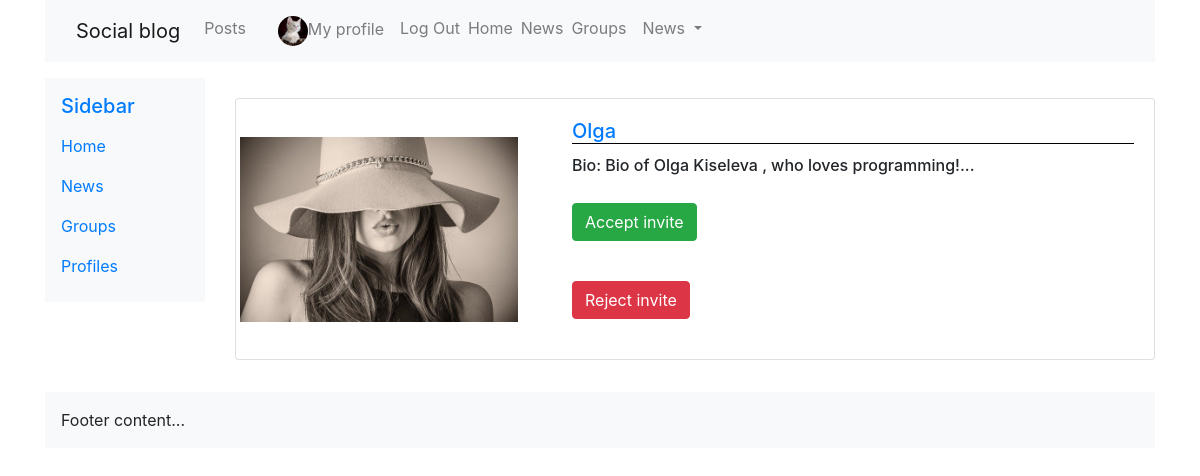
Page /profiles/my_invites/ (signed in) on the earlier database version.
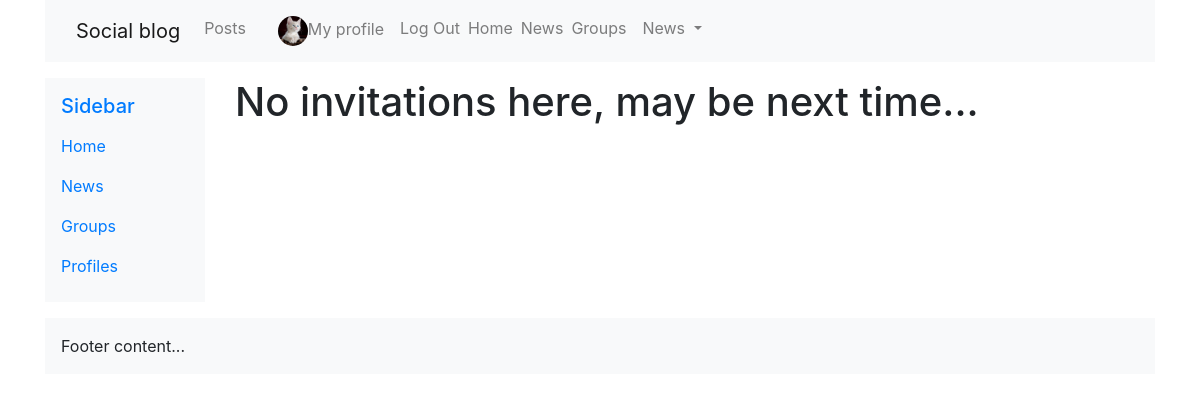
Same page on the later database version.
### profiles/models.py (models this page shows, shortened)
class Profile(models.Model):
    first_name = models.CharField(max_length=100, blank=True)
    last_name = models.CharField(max_length=100, blank=True)
    user = models.OneToOneField(User, on_delete=models.CASCADE)
    bio = models.TextField(default='No bio...')
    friends = models.ManyToManyField(User, related_name='friends', blank=True)
    email = models.EmailField(max_length=200, blank=True)
    country = models.CharField(max_length=200,blank=True)
    avatar = models.ImageField(default='avatar.png', upload_to='avatars/')
    slug = models.SlugField(unique=True, blank=True)
    updated = models.DateTimeField(auto_now=True)
    created = models.DateTimeField(auto_now_add=True)
    objects = ProfileManager()
    def get_absolute_url(self):
        return reverse('profiles:profile_detail_view', kwargs={'slug': self.slug})
    __initial_first_name = None
    __initial_last_name = None
    def __init__(self, *args, **kwargs):
        super().__init__(*args, **kwargs)
        self.__initial_first_name = self.first_name
        self.__initial_last_name = self.last_name
    class Meta:
        ordering = ['-created',]

### profiles/views.py (the view)
# urls.py: path('my_invites/', views.invites_received_view, name='my_invites_view'),
@login_required
def invites_received_view(request):
    profile = Profile.objects.get(user=request.user)
    qs = Relationship.objects.invitations_received(profile)
    results = list(map(lambda x: x.sender, qs))
    is_empty = False
    if len(results) == 0:
        is_empty = True
    context = {
        'qs': results,
        'is_empty': is_empty,
    }
    return render(request, 'profiles/my_invites.html', context)

### profiles/context_processors.py (called while the page is built)
def profile_pic(request):
    if request.user.is_authenticated:
        profile_obj = Profile.objects.get(user=request.user)
        pic = profile_obj.avatar
        return {'picture': pic}
    return {}

def invitations_no_rec(request):
    if request.user.is_authenticated:
        profile_obj = Profile.objects.get(user=request.user)
        qs_count = Relationship.objects.invitations_received(profile_obj).count()
        return {'invitations_no': qs_count}
    return {}

### profiles/models.py (called while the page is built)
    def invitations_received(self, receiver):
        qs = Relationship.objects.filter(receiver=receiver, status='send')
        return qs

### profiles/templates/profiles/my_invites.html (shortened to what this page needs)
<!DOCTYPE html>
{% extends 'base.html' %}
{% block content %}
  {% if is_empty %}
    <h1>No invitations here, may be next time...</h1>
  {% endif %}
  {% for obj in qs %}
    <div class="card mb-3">
      <div class="row g-0">
        <div class="col-md-4 d-flex align-items-center">
          <a href="{{obj.get_absolute_url}}" ><img class="img-thumbnail" src="{{obj.avatar.url}}"></a>
        </div>
        <div class="col-md-8 d-flex align-items-center">
          <div class="card-body">
            <a href="{{obj.get_absolute_url}}"><h5 style="border-bottom: 1px solid black" class="card-title">{{obj.user}}</h5></a>
            <h6 class="card-text">Bio: {{obj.bio|slice:100}}...</h6>
            <form method="post" action="{% url 'profiles:accept_invite' %}">
              <button class="btn btn-success" type="submit">Accept invite</button>
            </form>
            <form method="post" action="{% url 'profiles:reject_invite' %}">
              <button class="btn btn-danger" type="submit">Reject invite</button>
            </form>
          </div>
        </div>
      </div>
    </div>
  {% endfor %}
{% endblock content %}

Differences in the rows shown:
no longer on this page (row edited): Profile: avatar (picture), user "Olga", bio "Bio of Olga Kiseleva , who loves programming!"
Other differences:
text now shown: "No invitations here, may be next time..."
